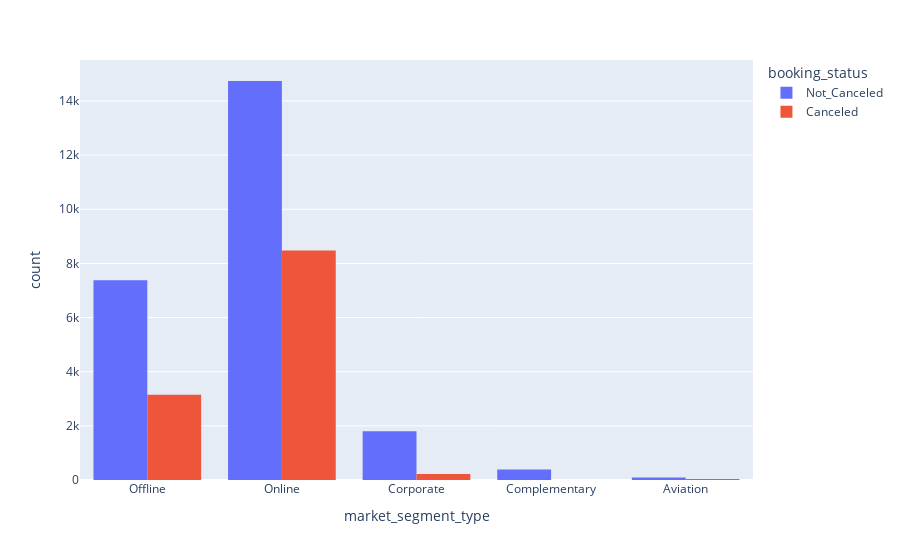

Notebook source saved alongside this figure:
### Markdown cell above
### Total Bookings Per Market Segment

### Code cell
# sns.countplot(data = df, x = 'market_segment_type', hue = 'booking_status')
fig = px.histogram(df, x="market_segment_type", color="booking_status", barmode = 'group')
fig.show()

### Figure 1 — Plotly figure (JSON) as saved in the notebook; plotly's stock layout.template omitted (floating-point values rounded to 4 significant figures; data arrays with more than 128 entries replaced by an {"elided": "..."} marker saying what was removed)
{"data": [{"alignmentgroup": "True", "bingroup": "x", "hovertemplate": "booking_status=Not_Canceled<br>market_segment_type=%{x}<br>count=%{y}<extra></extra>", "legendgroup": "Not_Canceled", "marker": {"color": "#636efa", "pattern": {"shape": ""}}, "name": "Not_Canceled", "offsetgroup": "Not_Canceled", "orientation": "v", "showlegend": true, "type": "histogram", "x": {"elided": "24390 str values"}, "xaxis": "x", "yaxis": "y"}, {"alignmentgroup": "True", "bingroup": "x", "hovertemplate": "booking_status=Canceled<br>market_segment_type=%{x}<br>count=%{y}<extra></extra>", "legendgroup": "Canceled", "marker": {"color": "#EF553B", "pattern": {"shape": ""}}, "name": "Canceled", "offsetgroup": "Canceled", "orientation": "v", "showlegend": true, "type": "histogram", "x": {"elided": "11885 str values"}, "xaxis": "x", "yaxis": "y"}], "layout": {"barmode": "group", "legend": {"title": {"text": "booking_status"}, "tracegroupgap": 0}, "margin": {"t": 60}, "xaxis": {"anchor": "y", "domain": [0, 1], "title": {"text": "market_segment_type"}}, "yaxis": {"anchor": "x", "domain": [0, 1], "title": {"text": "count"}}}}
